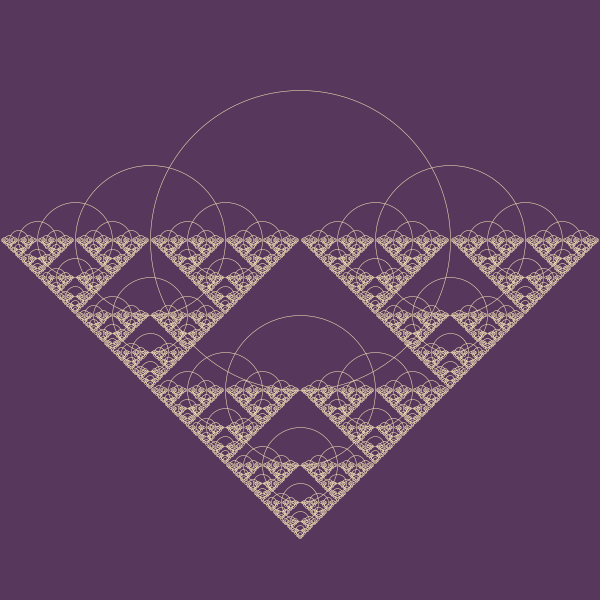
Frame 1 (no input)
Frame 60 (the mouse pressed at the canvas centre just before this capture): identical to frame 1, image omitted
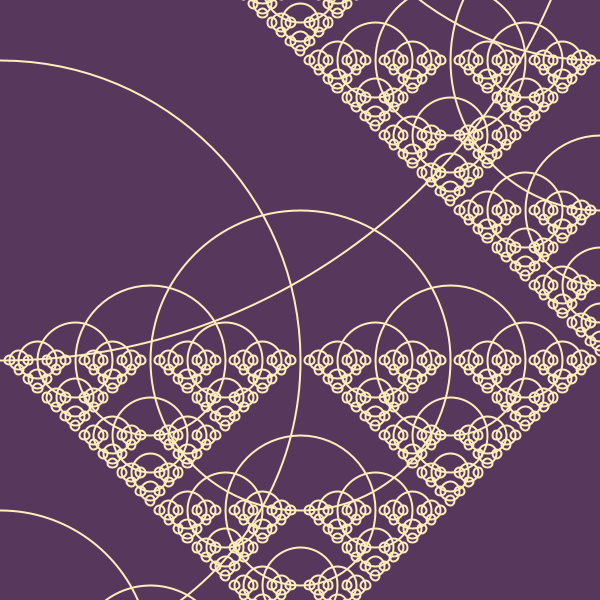
Frame 120 (the mouse held since frame 60 and released just before this capture)

The Processing sketch that drew these frames (run headless with seeded random() and noise(); from frame 60 on, the mouse is pressed at the canvas centre):

// Processing sketch: processing_178866
// ── processing_178866.pde

void setup () {
  size (600, 600);
  smooth();
}

void draw () {

  background(#57385c);

  if (mousePressed == true) {
    translate (-mouseX*4, -mouseY*4);
    scale (4);
  }

  noFill();
  stroke(#ffedbc);
  strokeWeight(0.5);
  rekurse(width/2, height*0.4, 300);
}

void rekurse(float x, float y, float d) {
  
  ellipse(x, y, d, d);

  if (d > 4) {
    
    rekurse (x+d/2, y, d/2);
    rekurse (x-d/2, y, d/2);
    rekurse (x, y+d/2, d/2);
  }
}
